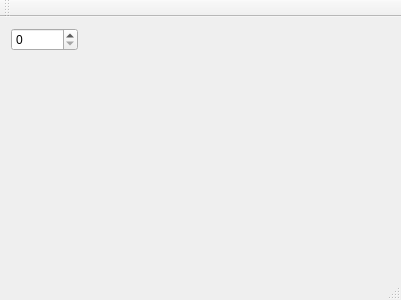
<?xml version="1.0" encoding="UTF-8"?>
<ui version="4.0">
 <class>MainWindow</class>
 <widget class="QMainWindow" name="MainWindow">
  <property name="geometry">
   <rect>
    <x>0</x>
    <y>0</y>
    <width>400</width>
    <height>300</height>
   </rect>
  </property>
  <property name="windowTitle">
   <string>MainWindow</string>
  </property>
  <widget class="QWidget" name="centralWidget">
   <layout class="QGridLayout" name="gridLayout">
    <item row="0" column="0">
     <widget class="QSpinBox" name="spinBox">
      <property name="maximum">
       <number>2140000000</number>
      </property>
     </widget>
    </item>
    <item row="0" column="2">
     <spacer name="horizontalSpacer">
      <property name="orientation">
       <enum>Qt::Horizontal</enum>
      </property>
      <property name="sizeHint" stdset="0">
       <size>
        <width>263</width>
        <height>20</height>
       </size>
      </property>
     </spacer>
    </item>
    <item row="1" column="0" colspan="3">
     <spacer name="verticalSpacer">
      <property name="orientation">
       <enum>Qt::Vertical</enum>
      </property>
      <property name="sizeHint" stdset="0">
       <size>
        <width>379</width>
        <height>190</height>
       </size>
      </property>
     </spacer>
    </item>
   </layout>
  </widget>
  <widget class="QMenuBar" name="menuBar">
   <property name="geometry">
    <rect>
     <x>0</x>
     <y>0</y>
     <width>400</width>
     <height>22</height>
    </rect>
   </property>
  </widget>
  <widget class="QToolBar" name="mainToolBar">
   <attribute name="toolBarArea">
    <enum>TopToolBarArea</enum>
   </attribute>
   <attribute name="toolBarBreak">
    <bool>false</bool>
   </attribute>
  </widget>
  <widget class="QStatusBar" name="statusBar"/>
 </widget>
 <layoutdefault spacing="6" margin="11"/>
 <resources/>
 <connections/>
</ui>
